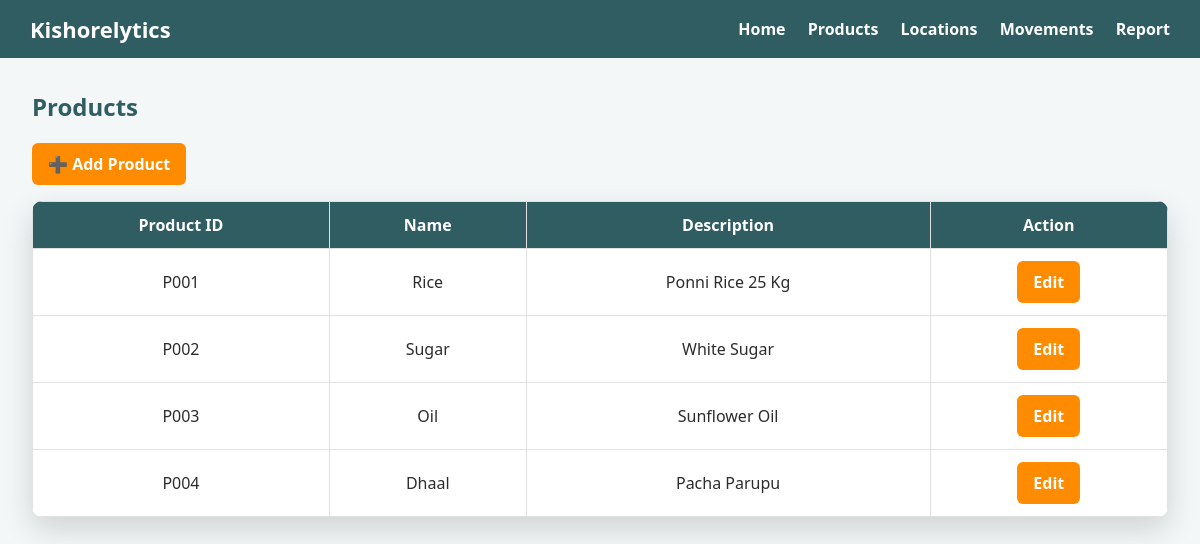
Page /products on the committed database.
### models/product.py (models this page shows)
class Product(db.Model):
    __tablename__ = "products"   # ✅ ADD THIS
    product_id = db.Column(db.String, primary_key=True)
    name = db.Column(db.String(100), nullable=False)
    description = db.Column(db.String(200))

### routes/product_routes.py (the view)
@product_bp.route("/products")
def list_products():
    products = Product.query.order_by(Product.product_id).all()
    return render_template("products/list.html", products=products)

### templates/products/list.html
{% extends "base.html" %}
{% block content %}
<h2>Products</h2>
<a href="/products/add" class="btn">➕ Add Product</a>
<table>
    <tr>
        <th>Product ID</th>
        <th>Name</th>
        <th>Description</th>
        <th>Action</th>
    </tr>
    {% for p in products %}
    <tr>
        <td>{{ p.product_id }}</td>
        <td>{{ p.name }}</td>
        <td>{{ p.description }}</td>
        <td>
            <a href="/products/edit/{{ p.product_id }}" class="btn">Edit</a>
        </td>
    </tr>
    {% endfor %}
</table>
{% endblock %}

### static/style.css (style rules this page uses)
:root { --primary: #2f5d62; --secondary-bg: #f4f7f8; --accent: #ff8c00; --accent-hover: #e67e00; --text-dark: #2c2c2c; --text-light: #ffffff; --border-light: #e0e0e0; --shadow-soft: 0 12px 30px rgba(0,0,0,0.15); }
* { box-sizing: border-box; }
body { margin: 0; font-family: "Segoe UI", Arial, Helvetica, sans-serif; background: var(--secondary-bg); color: var(--text-dark); min-height: 100vh; }
h1, h2 { margin-top: 0; color: var(--primary); }
table { width: 100%; border-collapse: collapse; background: #ffffff; margin-top: 16px; border-radius: 10px; overflow: hidden; box-shadow: var(--shadow-soft); }
th, td { padding: 12px; border: 1px solid var(--border-light); text-align: center; }
th { background: var(--primary); color: var(--text-light); }
.btn { background: var(--accent); color: var(--text-light); padding: 10px 16px; border-radius: 6px; text-decoration: none; font-weight: 600; display: inline-block; }

### rows in the picture
Product: product_id "P001", name "Rice", description "Ponni Rice 25 Kg"
Product: product_id "P002", name "Sugar", description "White Sugar"
Product: product_id "P003", name "Oil", description "Sunflower Oil"
Product: product_id "P004", name "Dhaal", description "Pacha Parupu"
